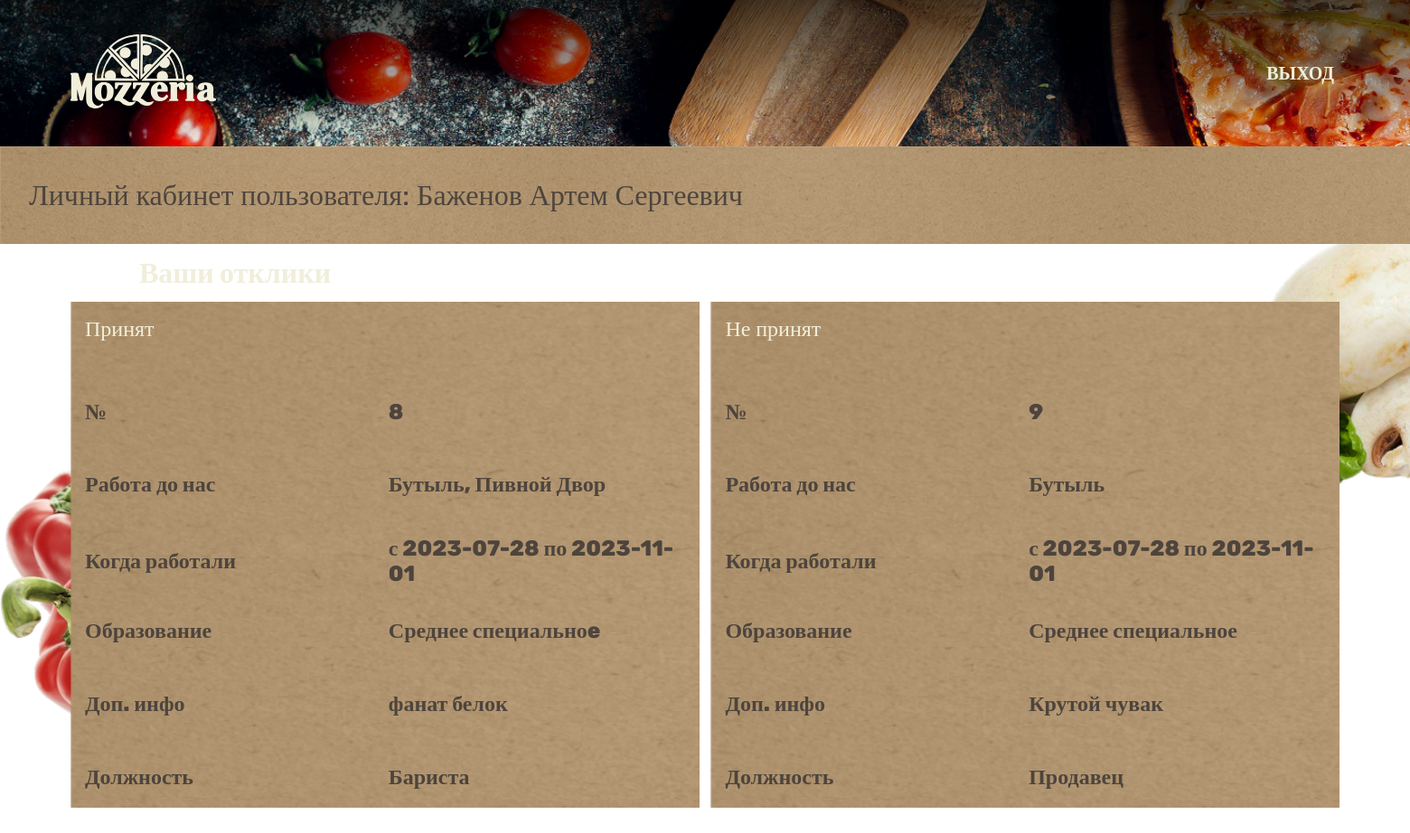
The page /auto/cabinet.php?idAuto=4 on the database its author committed.
### tables this page shows
CREATE TABLE `autorisation` (
  `idAuto` int(11) NOT NULL,
  `login` varchar(20) NOT NULL,
  `password` varchar(20) NOT NULL,
  `status_fk` int(11) NOT NULL,
  `FamLogin` varchar(30) NOT NULL,
  `NameLogin` varchar(30) NOT NULL,
  `OtchLogin` varchar(30) NOT NULL
);

CREATE TABLE `priemsotr` (
  `idPriemSotr` int(11) NOT NULL,
  `RabotaDoNas` varchar(60) NOT NULL,
  `KogdaRabotal` varchar(30) NOT NULL,
  `Obrazovanie` varchar(30) NOT NULL,
  `DopInfo` varchar(70) NOT NULL,
  `Dolj_fk` int(11) NOT NULL,
  `Otdel_fk` int(11) NOT NULL,
  `status_priem_fk` int(11) NOT NULL,
  `auto_fk` int(11) NOT NULL
);

CREATE TABLE `status_priem` (
  `idStatusPr` int(11) NOT NULL,
  `status_priem` varchar(30) NOT NULL
);

CREATE TABLE `doljnost` (
  `idDoljnost` int(11) NOT NULL,
  `Naimen_Doljnost` char(25) DEFAULT NULL,
  `Oklad` int(11) DEFAULT NULL
);

### auto/cabinet.php (the view, shortened to what this page needs)
<?
    include('connect.php');
    $log = $_REQUEST['idAuto'];
    $ir = mysqli_query($bd,"SELECT * FROM `autorisation` where idAuto = '$log';");
    $myrowir = mysqli_fetch_array($ir);
    $idAuto = $myrowir['idAuto'];
    $FamLogin = $myrowir['FamLogin'];
    $NameLogin = $myrowir['NameLogin'];
    $OtchLogin = $myrowir['OtchLogin'];
?>
<!DOCTYPE html>
<html lang="en">
<head>
    <link rel="stylesheet" href="https://cdn.jsdelivr.net/npm/swiper@10/swiper-bundle.min.css"/>
    <link rel="stylesheet" href="cabinet-style.css? <?echo time();?>">
</head>
<body>
        <header>
        <div class="wrapper">
            <div class="logo">
            </div>
            <div class="exit-btn">
            <form action = "index.php" method = 'post' class = 'cabinet-form'>
                <?
                    echo "<button type = 'submit' class = 'cab-btn'>Выход</button>";
                ?>
            </form>
            </div>
        </div>
    </header>
    <main class = 'main-menu'>
            <div class="polz-name-holder">
                <?php echo"<div class='polz-name'><p>Личный кабинет пользователя: $FamLogin $NameLogin $OtchLogin</p></div>" ?>
            </div>
            <div class="h3-holder">
                <h3>Ваши отклики</h3>
            </div>
            <div class="item-holder-holder">
                <?
                    $r = mysqli_query($bd,"SELECT * FROM `PriemSotr`, `Otdel`, `Doljnost`, `status_priem`, `autorisation` where Otdel.idOtdel = PriemSotr.Otdel_fk and Doljnost.idDoljnost =PriemSotr.Dolj_fk and PriemSotr.status_priem_fk = status_priem.idStatusPr and PriemSotr.auto_fk = autorisation.idAuto and autorisation.idAuto = $idAuto;");
                    $myrow = mysqli_fetch_array($r); ?>
                    <div class = 'item-holder'>
                    <?php
                    if (mysqli_num_rows($r) > 0){
                        do{
                            $ID=$myrow['idPriemSotr'];
                            $table5=$myrow['RabotaDoNas'];
                            $table6=$myrow['KogdaRabotal'];
                            $table7=$myrow['Obrazovanie'];
                            $table8=$myrow['DopInfo'];
                            $table9=$myrow['Naimen_Doljnost'];
                            $table10=$myrow['Naimen_Otdel'];
                            $table11=$myrow['status_priem'];
                            if ($myrow['status_priem_fk'] == '3') { ?>
                            <div class = 'form-holder'>
                                    <form action='updatecabinet.php' method='post'>
                                        <?php
                                        echo "<div class = 'item'>
                                                <span name='table11[$ID]'>$table11</span>
                                                <button type='submit' name='idPriemSotr' class='btn btn-primary' value='$myrow[idPriemSotr]'>Изменить</button>
                                            </div>";
                                        echo "<div class = 'item'><p>№</p><p name='id'>$ID</p></div>";
                                        echo "<div class = 'item'><p>Работа до нас</p><input type = 'text' name='RabotaDoNas' value ='$table5' ></input></div>";
                                        echo "<div class = 'item'><p>Когда работали</p><input type = 'text' name='KogdaRabotal' value ='$table6'></input></div>";
                                        echo "<div class = 'item'><p>Образование</p><input type = 'text' name='Obrazovanie' value ='$table7' ></input></div>";
                                        echo "<div class = 'item'><p>Доп. инфо</p><input type = 'text'name='DopInfo' value ='$table8' ></input></div>";
                                        echo "<div class = 'item'><p>Должность</p><p name='table9[$ID]'>$table9</p></div>";
                                        echo "<div class = 'item'><p>Отдел</p><p name='table10[$ID]'>$table10</p></div>"; ?>
                                    </form>
                                   </div>
                                <?php
                                }
                                else {
                                echo "<div class = 'form-holder'>"; ?>
                                        <?php
                                        echo "<div class = 'item'><span name='table11[$ID]'>$table11</span></div>";
                                        echo "<div class = 'item'><p>№</p><p name='id'>$ID</p></div>";
                                        echo "<div class = 'item'><p>Работа до нас</p><p type = 'text' name='RabotaDoNas' value ='' >$table5</p></div>";
                                        echo "<div class = 'item'><p>Когда работали</p><p type = 'text' name='KogdaRabotal' value =''>$table6</p></div>";
                                        echo "<div class = 'item'><p>Образование</p><p type = 'text' name='Obrazovanie' value ='' >$table7</p></div>";
                                        echo "<div class = 'item'><p>Доп. инфо</p><p type = 'text'name='DopInfo' value ='' >$table8</p></div>";
                                        echo "<div class = 'item'><p>Должность</p><p name='table9[$ID]'>$table9</p></div>";
                                        echo "<div class = 'item'><p>Отдел</p><p name='table10[$ID]'>$table10</p></div>"; ?>
                                        <?php
                                        echo " </div>";
                            }
                            }
                            while ($myrow = mysqli_fetch_array($r));
                    }else{
                        echo "<p class = 'sad'>Вы не оставили ни одного отклика</p>";
                    }
                    ?>
            </div>
                <div class="pepper-picture vegy-animation">
                </div>
                <div class="mushroom-holder ">
                    <div class="mushroom vegy-animation">
                    </div>
                </div>
            </div>
    </main>
</body>
</html>

### auto/cabinet-style.css (style rules this page uses)
* { margin: 0; box-sizing: border-box; font-family: Rubik; }
body { height: 83svh; background: url(../assets/div.chalkboard.png); }
header { background: url(../assets/adminheader.png); height: 10.13rem; width: 100%; display: flex; justify-content: center; }
.wrapper { width: 90%; display: flex; justify-content: space-between; align-items: center; }
.wrapper form button { color: rgb(241, 238, 219); font-size: 1.25rem; font-weight: 600; line-height: 1.5rem; letter-spacing: 0rem; text-align: center; text-transform: uppercase; text-decoration: none; border: none; outline: none; background: transparent; cursor: pointer; }
.polz-name-holder { background: url(../assets/adminpaper1.png); height: 6.75rem; width: 100%; }
.polz-name { padding-left: 2rem; color: rgb(77, 68, 61); font-family: Rubik; font-size: 2rem; font-weight: 400; line-height: 2.38rem; letter-spacing: 0rem; text-align: left; height: 100%; display: flex; align-items: center; }
main { height: 100%; }
.h3-holder { width: 100%; display: grid; grid-template-columns: repeat(3,1fr); height: 4rem; }
.h3-holder h3 { display: flex; justify-content: center; align-items: center; color: rgb(241, 238, 219); font-family: Rubik; font-size: 2rem; font-weight: 800; line-height: 2.38rem; letter-spacing: 0rem; }
.item-holder-holder { width: 100%; display: flex; align-items: center; justify-content: center; position: relative; }
.pepper-picture { position: absolute; z-index: -1; top: 2rem; left: -6rem; }
.mushroom-holder { position: absolute; z-index: -1; top: -14rem; left: 80rem; }
.item-holder { display: grid; grid-template-columns: repeat(auto-fit, minmax(min(100%,35rem), 1fr)); gap: 0.8rem; overflow: scroll; height: 35rem; width: 90%; }
.form-holder, .card-holder, .otch { background: url(../assets/admincard.png); background-size: cover; }
.item { display: grid; grid-template-columns: repeat(2, 1fr); gap: 0.5rem; height: 5.06rem; padding:1rem ; }
.item span { color: rgb(241, 238, 219); font-family: Rubik; font-size: 1.5rem; font-weight: 400; line-height: 1.75rem; letter-spacing: 0rem; text-align: left; }
.item p, .otch p { display: flex; align-items: center; color: rgb(77, 68, 61); font-family: Rubik; font-size: 1.5rem; font-weight: 800; line-height: 1.75rem; letter-spacing: 0rem; text-align: left; }
@media (prefers-reduced-motion: no-preference) { .vegy-animation { animation: wipe-enter 3s infinite alternate; } }

### rows shown on the page
autorisation: FamLogin "Баженов", NameLogin "Артем", OtchLogin "Сергеевич"
priemsotr: status_priem_fk.status_priem "Принят", idPriemSotr "8", RabotaDoNas "Бутыль, Пивной Двор", KogdaRabotal "с 2023-07-28 по 2023-11-01", Obrazovanie "Среднее специальноe", DopInfo "фанат белок", Dolj_fk.Naimen_Doljnost "Бариста"
priemsotr: status_priem_fk.status_priem "Не принят", idPriemSotr "9", RabotaDoNas "Бутыль", KogdaRabotal "с 2023-07-28 по 2023-11-01", Obrazovanie "Среднее специальное", DopInfo "Крутой чувак", Dolj_fk.Naimen_Doljnost "Продавец"
